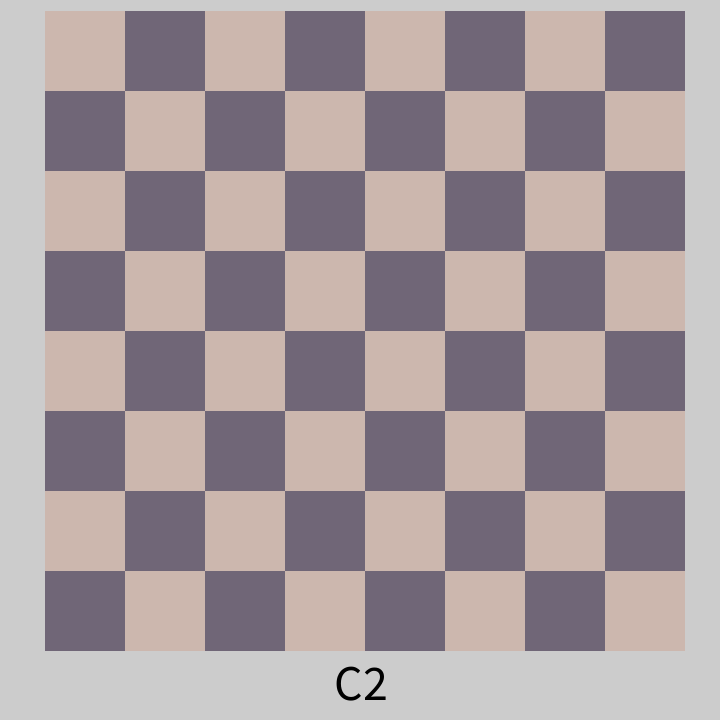
Frame 1 (no input)
Frame 60 (the mouse pressed at the canvas centre just before this capture): identical to frame 1, image omitted
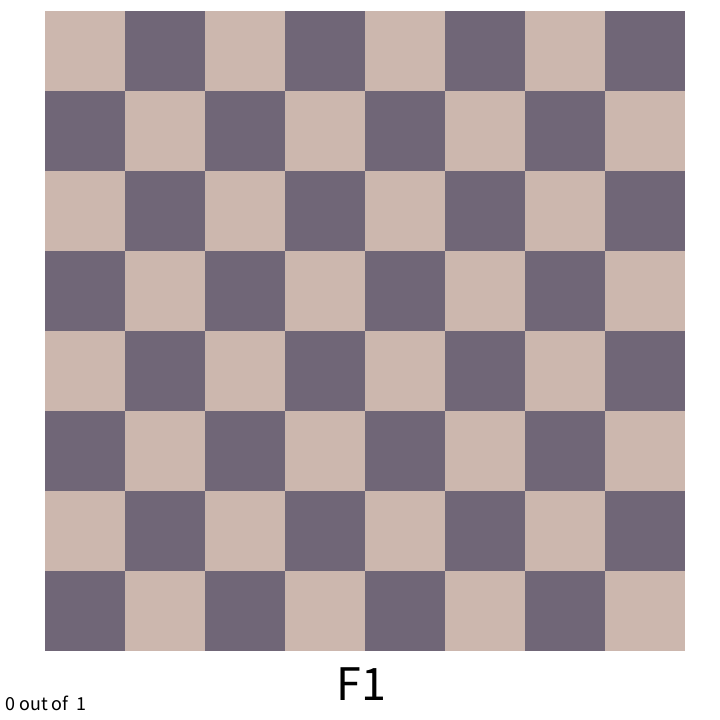
Frame 120 (the mouse held since frame 60 and released just before this capture)

The Processing sketch that drew these frames (run headless with seeded random() and noise(); from frame 60 on, the mouse is pressed at the canvas centre):

// Processing sketch: Scratch
// ── Scratch.pde
/*
Mover mover; 
ArrayList<Mover> movers; 
void setup(){ 
  size(640, 480); 
  mover = new Mover(); 
  movers = new ArrayList(); 
  for(int i = 0; i < 10; i++){ 
   movers.add(new Mover());  
  }
  
} 



void draw(){ 
  background(255); 
 

    for(Mover mover : movers){ 
    PVector mouse = new PVector(mouseX, mouseY); 
    PVector force = PVector.sub(mouse, mover.position);
    line(mover.position.x, mover.position.y, mouseX, mouseY); 
    mover.applyForce(force); 
    mover.display(); 
    mover.update(); 
  }
  
  
  
} 
*/

// ── Board.pde

class ChessBoard{
 int sizeX = 720; 
int sizeY = 720; 
int scale = sizeX/9;
int cols, rows; 
ArrayList<Square> squares = new ArrayList();
  

void createBoard(int mode){ 
  List<String> ranks = Arrays.asList("1", "2", "3", "4", "5", "6", "7", "8");
  List<String> files = Arrays.asList("A", "B", "C", "D", "E", "F", "G", "H"); 
  List<String> lightSquares = Arrays.asList("B1", "D1", "F1", "H1", 
                                          "A2", "C2", "E2", "G2",
                                          "B3", "D3", "F3", "H3",
                                          "A4", "C4", "E4", "G4",
                                          "B5", "D5", "F5", "H5", 
                                          "A6", "C6", "E6", "G6",
                                          "B7", "D7", "F7", "H7",
                                          "A8", "C8", "E8", "G8"
                                          ); 
    if(mode == 1){ //view from the perspective of the black pieces. 
      Collections.reverse(files);
      
    }
    else if (mode == 0) { //view from the perspective of the white pieces. 
    Collections.reverse(ranks); 
    }
    
    for(int i = 0; i <ranks.size(); i++){
       for(int j = 0; j < files.size(); j++){ 
         
          int x = (i * scale) + width/16; 
          int y = (j * scale) + height/64; 
          
          String squareName = files.get(i) + ranks.get(j) ; 
          color lightSquareColor = color(204,183,174); 
          color darkSquareColor = color(112,102,119); 
          
          if(lightSquares.contains(squareName)){
           
            squares.add(new Square(x,y, scale, scale, squareName, lightSquareColor)); 
          }
          else{
            
            squares.add(new Square(x,y, scale, scale, squareName, darkSquareColor)); 
          }
          
       }
   
    }
    
}
  
}

// ── CoordinateGame.pde
class Game {
  
  
  
}

// ── Mover_.pde
class Mover{
  PVector position; 
  PVector velocity; 
  PVector acceleration; 
  
  
  Mover(){ 
    position = new PVector(random(width), random(height)); 
    velocity = new PVector(); 
    acceleration = new PVector(); 
  }
  
  
  void update(){ 
   position.add(velocity); 
   velocity.add(acceleration);
   acceleration.mult(0); 
  }
  
  void display(){ 
   // display the mover. 
    stroke(0); 
    fill(175); 
    pushMatrix(); 
    translate(position.x, position.y);
    ellipse(0,0, 20,20);
    popMatrix(); 
    
  }
  
  void applyForce(PVector f){ 
   PVector force = f.copy(); 
   float strength = force.mag(); 
   strength = constrain(strength, 0, 0.1); 
   force.normalize(); 
   force.mult(strength); 
   
   acceleration.add(force); 
   
  }
  
}

// ── boardSquare.pde

class Square { 
  int x, y, h, w; 
  color squareColor;
  String name; 
  Square(int x_, int y_, int w_, int h_, String name_, color squareColor_){ 
   x = x_; 
   y = y_; 
   w = w_; 
   h = h_;
   name = name_; 
   squareColor = squareColor_; 
   //squareColor = squareColor_; 
   
  }
  
  
  
  boolean isClicked(){ 
   
   //(mouseX > x && mouseX < x + w) && (mouseY > y && mouseY < y + h)
   
   if ((mousePressed) && (mouseX > x && mouseX < x + w) && (mouseY > y && mouseY < y + h)){
     return true; 
   }
   else{
     return false; 
   }
  }
  
  void display(){ 
   pushMatrix(); 
   fill(squareColor); 
   noStroke();
   rect(x,y,w,h); 
   popMatrix(); 
  }
  
  void displaySquareName(){ 
    pushMatrix();
    fill(255,0,0); 
    textSize(24);
    textAlign(CENTER);
    text(name, x + (w/2) , y + (h/2)); 
    
    popMatrix(); 
  }
  
  
  
  
}

// ── testBoard.pde
import java.util.*;

boolean gameIsActive;
boolean needAnotherRandomSquare = true; 
boolean guessed = false; 
ChessBoard board; 
Square correctAnswer; 

int correctAnswers, total; 




// get a random square 
// display on the screen until user selects a square. 

//if the user clicks on a square, that is the user's guess. set guessed == true and 


void setup(){
 size(720, 720);
 correctAnswers = 0;
 total = 0; 

 board = new ChessBoard();
 board.createBoard(1);
 play();
 

 
  
}

void play(){
  gameIsActive = true; 
  
}



void draw(){ 
  
  getRandomSquare();
  for(Square s: board.squares){
   s.display();
   
  
   
   if(s.isClicked() && guessed == false){
     guessed = true; 
     total += 1;
     if(s.name == correctAnswer.name){
      correctAnswers += 1;
      
     }
     
     updateScore();
     needAnotherRandomSquare = true;
     getRandomSquare();
     guessed = true;
   }
   
  }
}



  
void getRandomSquare(){
  
 if(gameIsActive && needAnotherRandomSquare == true){
   
      
      int randomSquare = int(random(board.squares.size())); 
      Square square = board.squares.get(randomSquare);  
      correctAnswer = square;
      displayRandomSquare(square); 
      needAnotherRandomSquare = false;
       
   }

}
void displayRandomSquare(Square s){
 
 pushMatrix(); 
 translate(width/2, height - 20); 
 textSize(50); 
 textAlign(CENTER);
 fill(0); 
 text(s.name, 0,0); 
 popMatrix(); 
}

void updateScore(){
 pushMatrix(); 
 background(255);
 translate(width/16, height - 10); 
 textSize(20); 
 textAlign(CENTER);
 fill(0); 
 String runningScore = String.format("%d out of  %d", correctAnswers, total);
 text(runningScore, 0,0);
 
 popMatrix(); 
}











  
